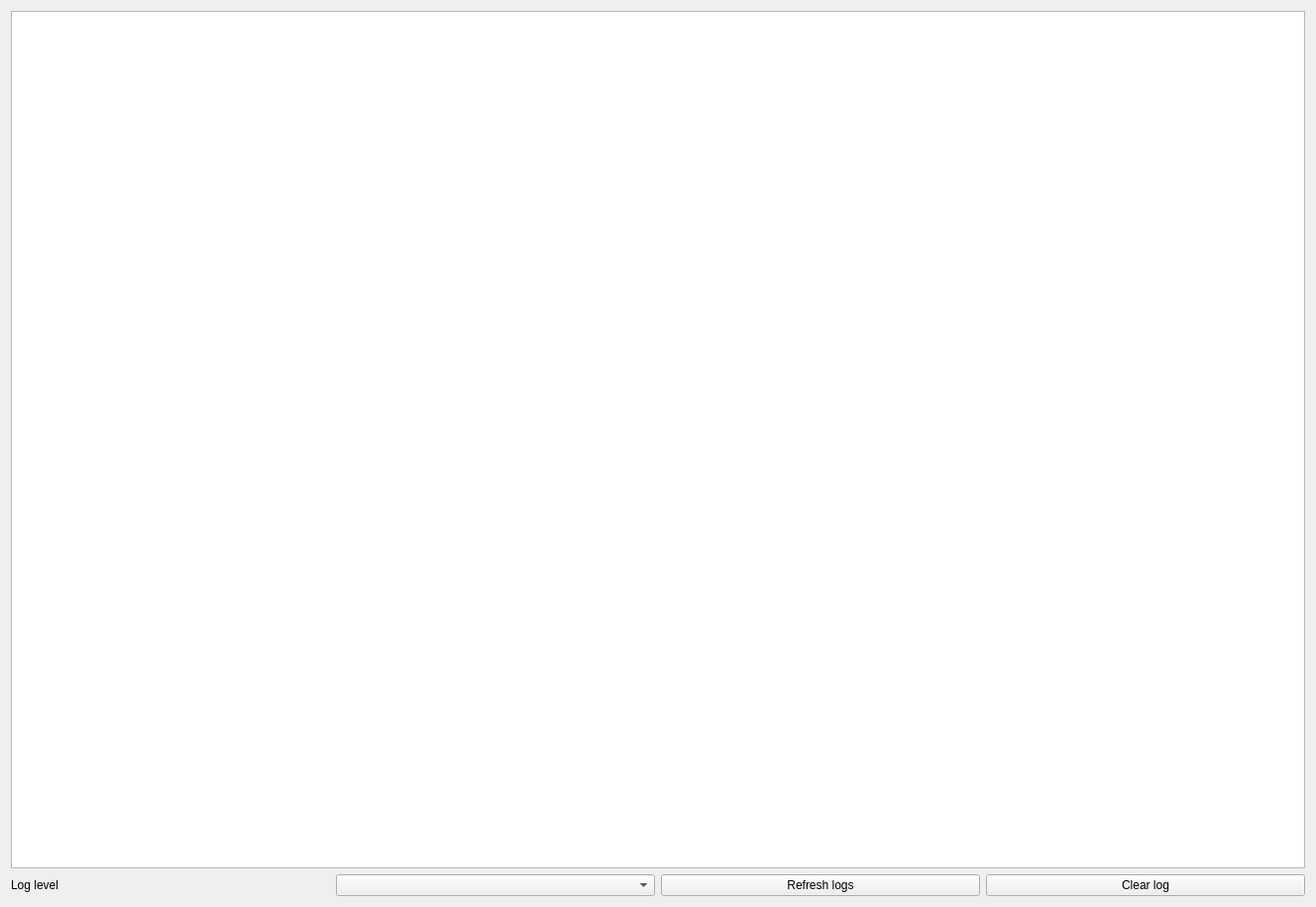
<?xml version="1.0" encoding="UTF-8"?>
<ui version="4.0">
 <class>OpenRGBConsolePageUi</class>
 <widget class="QFrame" name="OpenRGBConsolePageUi">
  <property name="geometry">
   <rect>
    <x>0</x>
    <y>0</y>
    <width>1328</width>
    <height>915</height>
   </rect>
  </property>
  <property name="windowTitle">
   <string notr="true">Log Console Page</string>
  </property>
  <layout class="QGridLayout" name="gridLayout">
   <item row="1" column="0">
    <widget class="QLabel" name="label">
     <property name="text">
      <string>Log level</string>
     </property>
    </widget>
   </item>
   <item row="1" column="1">
    <widget class="QComboBox" name="log_level"/>
   </item>
   <item row="1" column="2">
    <widget class="QPushButton" name="refresh">
     <property name="text">
      <string>Refresh logs</string>
     </property>
    </widget>
   </item>
   <item row="1" column="3">
    <widget class="QPushButton" name="clear">
     <property name="text">
      <string>Clear log</string>
     </property>
    </widget>
   </item>
   <item row="0" column="0" colspan="4">
    <widget class="QTextEdit" name="logs">
     <property name="font">
      <font>
       <family>Monospace</family>
      </font>
     </property>
    </widget>
   </item>
  </layout>
 </widget>
 <resources/>
 <connections/>
</ui>
